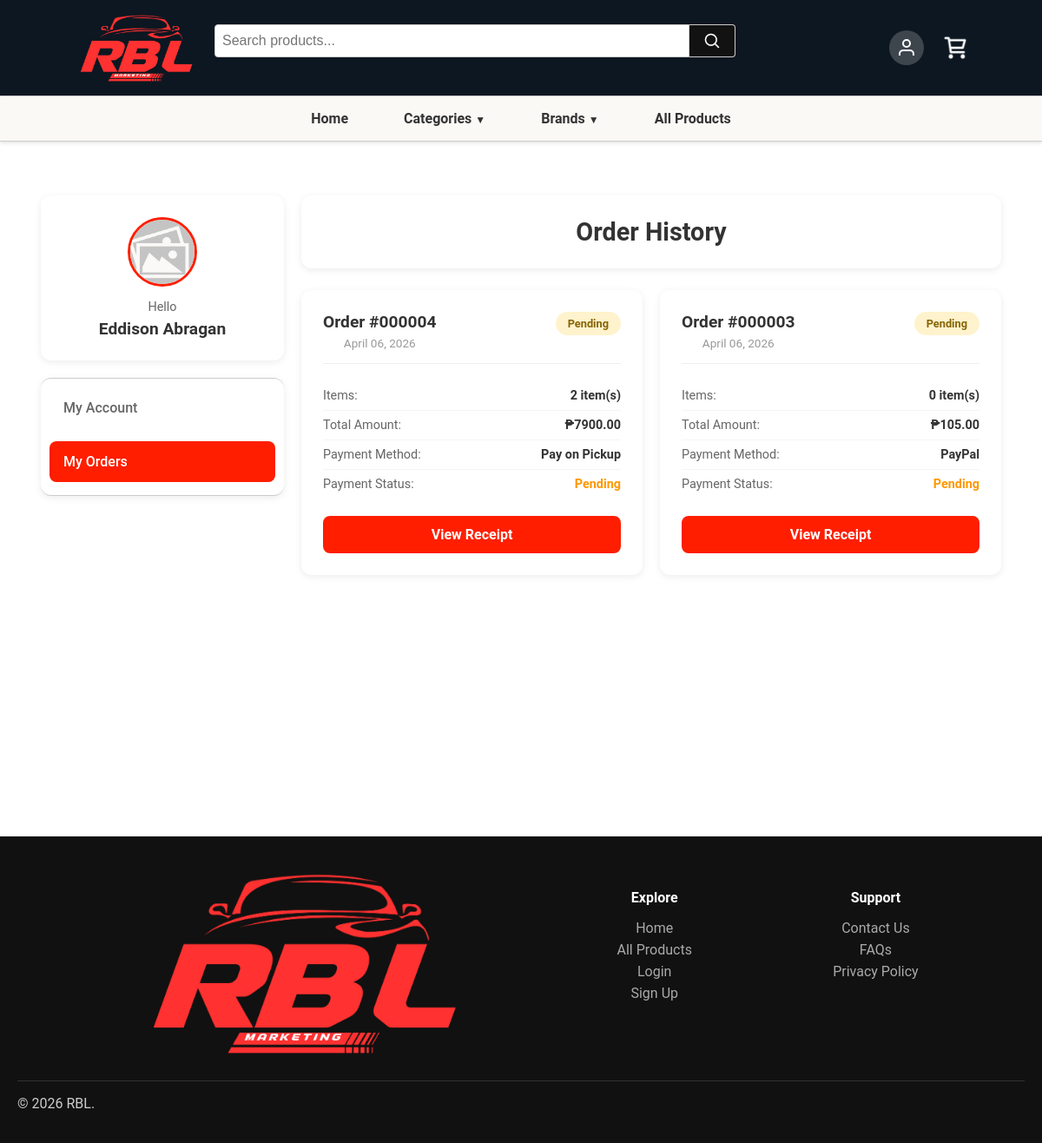
Page /accounts/profile/?tab=orders (signed in) on the earlier database version.
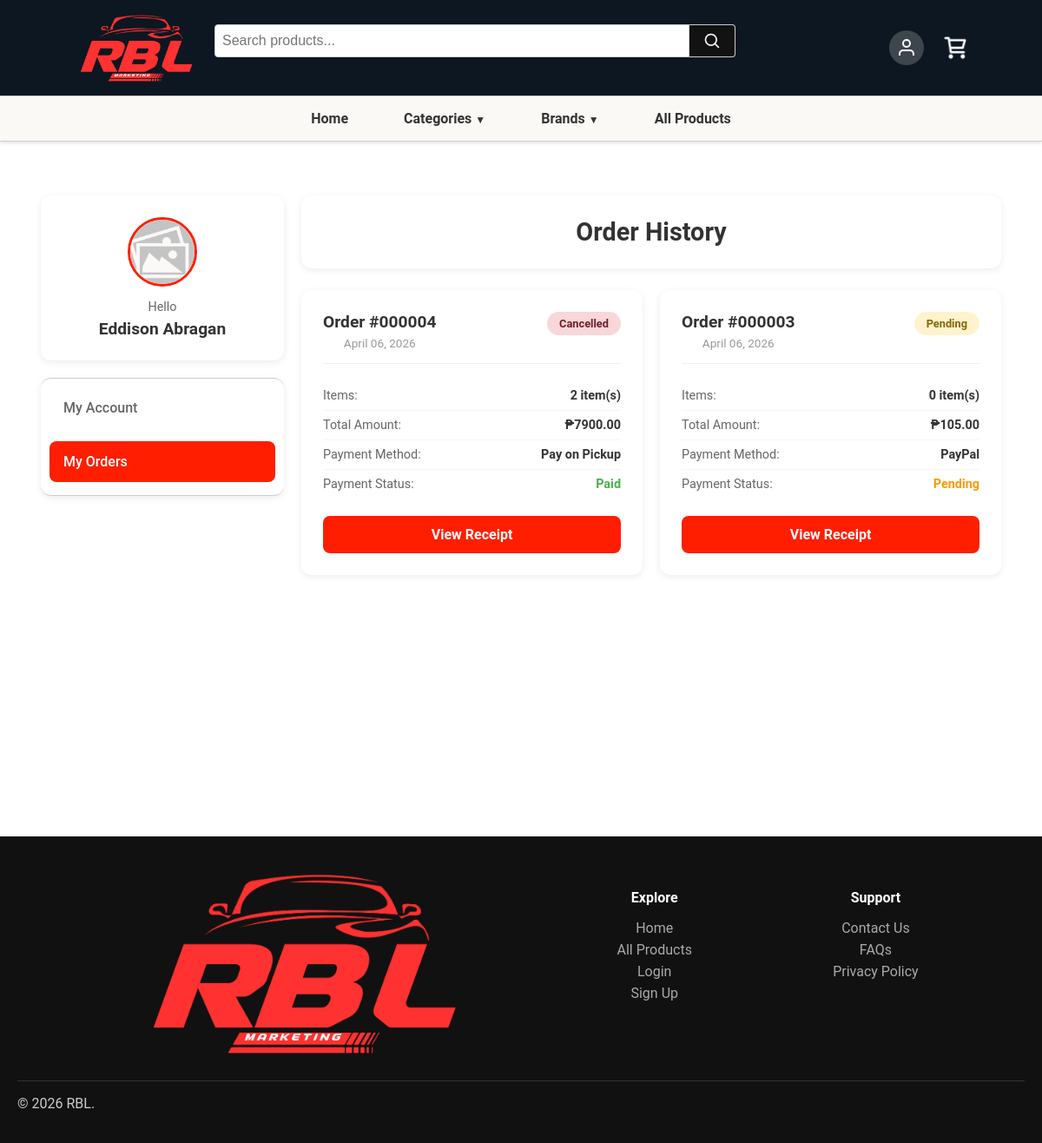
Same page on the later database version.
### orders/models.py (models this page shows, shortened)
class Order(models.Model):
    PAYMENT_CHOICES = (
        ('Pickup', 'Pay on Pickup'),
        ('Online', 'Online Payment (GCash)'),
    )
    STATUS_CHOICES = (
        ('Pending', 'Pending'),
        ('Processing', 'Processing'),
        ('Ready', 'Ready for Pickup'),
        ('Completed', 'Completed'),
        ('Cancelled', 'Cancelled'),
    )
    user = models.ForeignKey(settings.AUTH_USER_MODEL, on_delete=models.CASCADE)
    total_price = models.DecimalField(max_digits=10, decimal_places=2)
    payment_method = models.CharField(max_length=20, choices=PAYMENT_CHOICES, default='Pickup')
    payment_reference = models.CharField(max_length=100, blank=True, null=True)
    payment_proof = models.ImageField(upload_to='payment_proofs/', blank=True, null=True)
    payment_status = models.CharField(max_length=20, default='Pending')
    status = models.CharField(max_length=20, choices=STATUS_CHOICES, default='Pending')
    created_at = models.DateTimeField(auto_now_add=True)

### accounts/views.py (the view)
# urls.py: path('profile/', views.profile_view, name='profile'),
def profile_view(request):
    active_tab = request.GET.get('tab', 'account')
    user_orders = Order.objects.filter(user=request.user).order_by('-created_at')
    context = {
        'user': request.user,
        'active_tab': active_tab,
        'orders': user_orders,
    }
    return render(request, 'customer_profile.html', context)

### catalog/context_processors.py (called while the page is built)
def global_nav_data(request):
    return {
        'nav_categories': Category.objects.all(),
        'nav_brands': Brand.objects.all(),
    }

### templates/customer_profile.html (shortened to what the changed rows need)
{% extends 'base_customer.html' %}
{% load static %}
{% block content %}
<main>
    <div class="profile-page">
        <div class="profile-content">
            {% if active_tab == 'account' %}
                <div class="content-header">
                    <h2>Personal Information</h2>
                </div>
                <div class="profile-card">
                    <div class="profile-avatar-section">
                        <div class="large-avatar">
                            <img src="{% static 'images/user-avatar-placeholder.png' %}" alt="Profile" onerror="this.src='{% static 'images/placeholder.jpg' %}'">
                        </div>
                    </div>
                    <div class="profile-form">
                        <div class="form-group">
                            <label>Name</label>
                            <input type="text" readonly value="{{ user.first_name }} {{ user.last_name }}">
                        </div>
                        <div class="form-group">
                            <label>Phone Number</label>
                            <input type="text" readonly value="{{ user.contact_number }}">
                        </div>
                        <div class="form-group">
                            <label>Email</label>
                            <input type="text" readonly value="{{ user.email }}">
                        </div>
                        <div class="form-group">
                            <label>Address</label>
                            <input type="text" readonly value="{{ user.address }}">
                        </div>
                        <div class="form-group">
                            <label>Username</label>
                            <input type="text" readonly value="{{ user.username }}">
                        </div>
                    </div>
                </div>
            {% else %}
                <div class="content-header">
                    <h2>Order History</h2>
                </div>
                {% if orders %}
                    <div class="orders-grid">
                        {% for order in orders %}
                        <div class="order-card">
                            <div class="order-card-header">
                                <div class="order-number-date">
                                    <h3>Order #{{ order.id|stringformat:"06d" }}</h3>
                                    <p class="order-date">{{ order.created_at|date:"F d, Y" }}</p>
                                </div>
                                <span class="order-badge status-{{ order.status|lower }}">
                                    {{ order.status }}
                                </span>
                            </div>
                            <div class="order-card-body">
                                <div class="order-detail-row">
                                    <span class="detail-label">Items:</span>
                                    <span class="detail-value">{{ order.items.count }} item(s)</span>
                                </div>
                                <div class="order-detail-row">
                                    <span class="detail-label">Total Amount:</span>
                                    <span class="detail-value">₱{{ order.total_price|floatformat:2 }}</span>
                                </div>
                                <div class="order-detail-row">
                                    <span class="detail-label">Payment Method:</span>
                                    <span class="detail-value">{{ order.get_payment_method_display }}</span>
                                </div>
                                <div class="order-detail-row">
                                    <span class="detail-label">Payment Status:</span>
                                    <span class="detail-value payment-{{ order.payment_status|lower }}">
                                        {{ order.payment_status }}
                                    </span>
                                </div>
                            </div>
                            <div class="order-card-footer">
                                <a href="{% url 'order_receipt' order.id %}" class="btn-view-receipt">
                                    View Receipt
                                </a>
                            </div>
                        </div>
                        {% endfor %}
                    </div>
                {% else %}
                    <div class="empty-state">
                        <h3>No orders yet</h3>
                        <p>You haven't placed any orders yet.</p>
                        <a href="{% url 'catalog' %}" class="btn-shop-now">Start Shopping</a>
                    </div>
                {% endif %}
            {% endif %}
        </div>
    </div>
</main>
{% endblock %}

Differences in the rows shown:
changed Order "Pay on Pickup": status "Pending" → "Cancelled"; payment_status "Pending" → "Paid"
